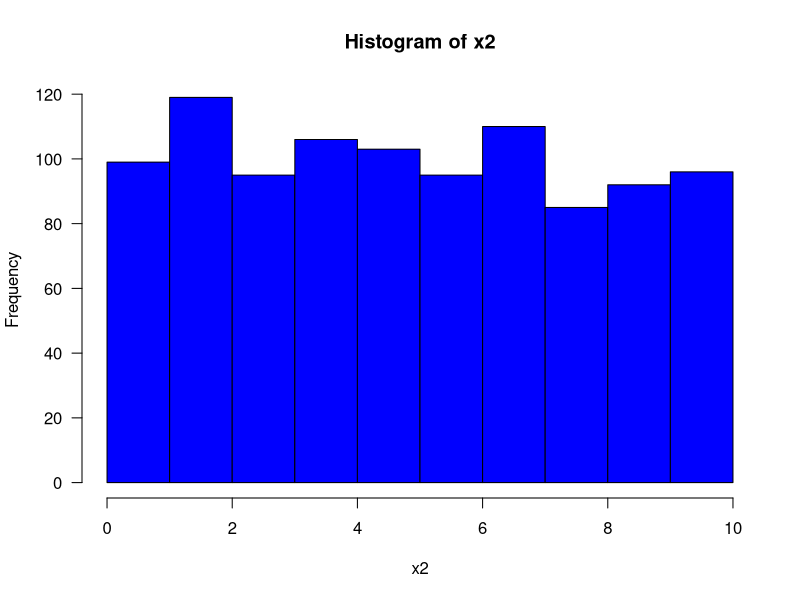
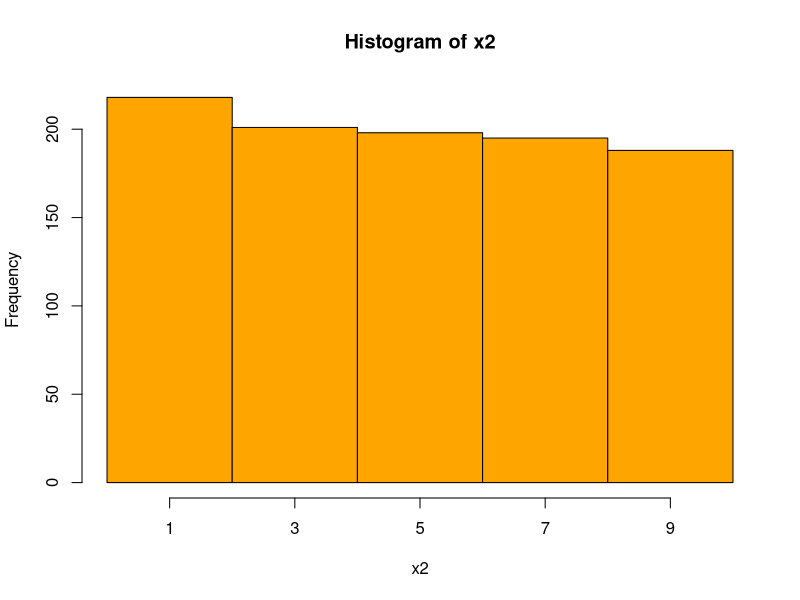
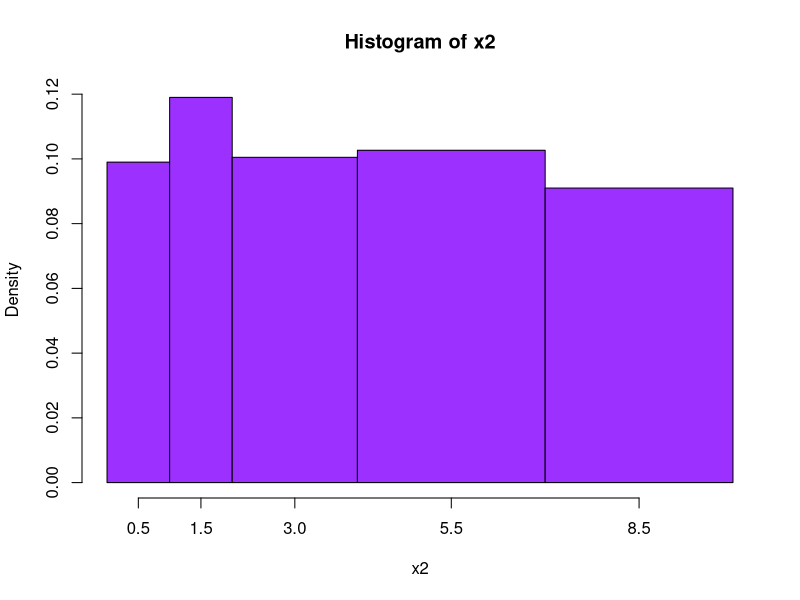
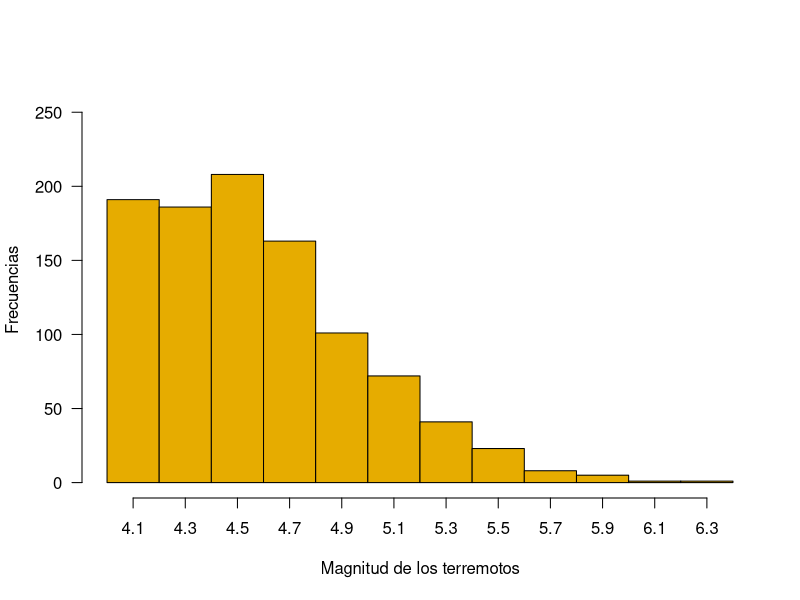
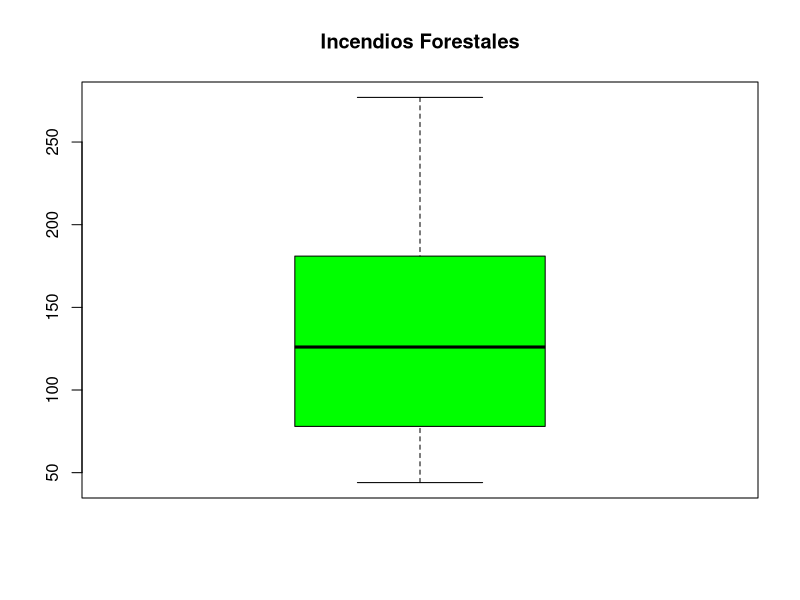

R code for these plots, in order:
#Marlen Gutierrez Barrientos 
#3/09/2022
#Tarea 4 BOX PLOT E HISTOGRAMAS 


# PROBLEMA 1 -------------------------------------------------------------

set.seed(9875)
size <- 1000
x2 <- round(runif(n = size, min = 0, max = 10), 2)

h1 <- hist(x2, las =1, col = "blue")
h1
h1$breaks

h1 <- hist(x2, xaxt = "n",
           breaks = c(0, 2, 4, 6, 8, 10),
           col = "orange")
axis(1,h1$mids)

h2 <- hist(x2, xaxt = "n",
           breaks = c(0, 1, 2, 4, 7, 10),
           col = "purple1")
axis(1,h2$mids)


# PROBLEMA 2 --------------------------------------------------------------

#a.¿Cuál distribución parece estar sesgada a la derecha? A
#b.¿Cuál distribución parece estar sesgada a la izquierda? D
#c.¿Cuál distribución parece ser simétrica o en forma de "campana"? C
#d.¿Cuál distribución parece ser bimodal? B
#e.¿Cuál distribución parece mostrar una falta de intervalos? C


# PROBLEMA 3 --------------------------------------------------------------

data(quakes)
tabla <- table(quakes$mag)

mags <- hist(quakes$mag, xaxt = "n",
             # breaks = c(en caso de necesitar aqui se puede especificar),
             col = "#e6ac00", xlab = "Magnitud de los terremotos",
             ylab = "Frecuencias",
             main = "",
             las = 1,
             ylim = c(0,260))
axis(1, mags$mids)

#a.¿Cómo describiría la forma de esta distribución de las magnitudes de los terremotos? SESGADA A LA DERECHA
#b.Mencione un intervalo donde ocurren tipicamente las magnitudes. 4.4 - 4.6
#c.Determine el rango de las magnitudes(Range = Max - Min).
Ran = max(quakes$mag)- min(quakes$mag)

#d.¿Qué porcentaje de los terremotos ocurren con magnitud en la clase 5.3 (5.1:5.4)?
library(dplyr)

magn <- quakes%>% 
filter(mag == "5.3")%>% 
select(mag,stations)

porcent_5.3 <- (length(magn$mag)/length(quakes$mag))*100
porcent_5.3

#e.¿Qué porcentaje de los terremotos tiene una magnitud igual o mayor a 5.0?
magn2 <- quakes%>% 
  filter(mag >="5")%>% 
  select(mag,stations)
magn2

porcent_5.0 <- (length(magn2$mag)/length(quakes$mag))*100
porcent_5.0


#f.¿Qué porcentaje de los terremotos tienen una magnitud menor o igual a 4.6?

magn3 <- quakes%>%
  filter(mag <="4.6")%>%
  select(mag,stations)
magn3

porcent_4.6 <- (length(magn3$mag)/length(quakes$mag))*100
porcent_4.6


# PROBLEMA 4 --------------------------------------------------------------

#¿Qué porcentaje de las observaciones en una distribución se encuentran entre el primer y el tercer cuartil?
#b


# PROBLEMA 5 --------------------------------------------------------------

#a.¿Cuál especie tiene el diametro mas pequeño? C 
#b.¿Cuál especie tiene el diametro mas grande? F
#c.¿Cuál especie tiene el diametro minimo mas alto? F
#d.¿Cuál especie tiene la mediana de diametro mas pequeña? C
#e.¿Cuál especie tiene la mediana de diametro mas grande? H
#f.¿Cuál especie tiene el menor rango de diametro? F
#g.¿cuál especie tiene el rango intercuartil (Q3-Q1) mas grande? C
#h.¿Cuál especie tiene el rango intercuartil (Q3-Q1) mas pequeño? F
#i.¿Cuál especie tiene una distribucion simetrica? NINGUNA
#j.¿Cuál especie tiene el sesgo positivo mas marcado? C


# PROBLEMA 6 --------------------------------------------------------------

fires <- c(78, 44, 47, 105, 126, 181, 277, 210, 155)
fires

#1 VALOR MINIMO
minimo <- min(fires)

#2 VALOR MAXIMO
maximo <- max(fires)

#3 RANGO
rango <- maximo - minimo

#4 Q1 (25%)
quantile(fires,0.25)

#5 Q2 (50%)
quantile(fires,0.50)

#6 Q3 (75%)
quantile(fires,0.75)

#7 MEDIA
mean(fires)

#8 VARIANZA
var(fires)

#9 DESVIACION ESTANDAR
sd(fires)

#10 REALIZE UN BOXPLOT 
boxplot(fires, main = "Incendios Forestales", col = "green")
data
